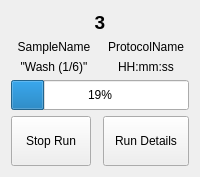
          <widget class="QWidget" name="S3Page1">
           <layout class="QGridLayout" name="gridLayout_26">
            <item row="0" column="0" colspan="2">
             <widget class="QLabel" name="casN_31">
              <property name="sizePolicy">
               <sizepolicy hsizetype="MinimumExpanding" vsizetype="Fixed">
                <horstretch>0</horstretch>
                <verstretch>0</verstretch>
               </sizepolicy>
              </property>
              <property name="font">
               <font>
                <pointsize>14</pointsize>
                <weight>75</weight>
                <bold>true</bold>
               </font>
              </property>
              <property name="text">
               <string>3</string>
              </property>
              <property name="alignment">
               <set>Qt::AlignCenter</set>
              </property>
             </widget>
            </item>
            <item row="1" column="0">
             <widget class="QLabel" name="sampName_3">
              <property name="sizePolicy">
               <sizepolicy hsizetype="MinimumExpanding" vsizetype="Fixed">
                <horstretch>0</horstretch>
                <verstretch>0</verstretch>
               </sizepolicy>
              </property>
              <property name="text">
               <string>SampleName</string>
              </property>
              <property name="alignment">
               <set>Qt::AlignCenter</set>
              </property>
             </widget>
            </item>
            <item row="1" column="1">
             <widget class="QLabel" name="protName_3">
              <property name="sizePolicy">
               <sizepolicy hsizetype="MinimumExpanding" vsizetype="Fixed">
                <horstretch>0</horstretch>
                <verstretch>0</verstretch>
               </sizepolicy>
              </property>
              <property name="text">
               <string>ProtocolName</string>
              </property>
              <property name="alignment">
               <set>Qt::AlignCenter</set>
              </property>
             </widget>
            </item>
            <item row="3" column="0">
             <widget class="QLabel" name="stepLab_3">
              <property name="sizePolicy">
               <sizepolicy hsizetype="MinimumExpanding" vsizetype="Fixed">
                <horstretch>0</horstretch>
                <verstretch>0</verstretch>
               </sizepolicy>
              </property>
              <property name="text">
               <string>&quot;Wash (1/6)&quot;</string>
              </property>
              <property name="alignment">
               <set>Qt::AlignCenter</set>
              </property>
             </widget>
            </item>
            <item row="3" column="1">
             <widget class="QLabel" name="time_3">
              <property name="sizePolicy">
               <sizepolicy hsizetype="MinimumExpanding" vsizetype="Fixed">
                <horstretch>0</horstretch>
                <verstretch>0</verstretch>
               </sizepolicy>
              </property>
              <property name="text">
               <string>HH:mm:ss</string>
              </property>
              <property name="alignment">
               <set>Qt::AlignCenter</set>
              </property>
             </widget>
            </item>
            <item row="4" column="0" colspan="2">
             <widget class="QProgressBar" name="progressBar_3">
              <property name="enabled">
               <bool>true</bool>
              </property>
              <property name="sizePolicy">
               <sizepolicy hsizetype="MinimumExpanding" vsizetype="Fixed">
                <horstretch>0</horstretch>
                <verstretch>0</verstretch>
               </sizepolicy>
              </property>
              <property name="minimumSize">
               <size>
                <width>0</width>
                <height>30</height>
               </size>
              </property>
              <property name="value">
               <number>19</number>
              </property>
              <property name="textVisible">
               <bool>true</bool>
              </property>
              <property name="format">
               <string>%p%</string>
              </property>
             </widget>
            </item>
            <item row="5" column="0">
             <widget class="QPushButton" name="stopB_3">
              <property name="sizePolicy">
               <sizepolicy hsizetype="Fixed" vsizetype="Fixed">
                <horstretch>0</horstretch>
                <verstretch>0</verstretch>
               </sizepolicy>
              </property>
              <property name="minimumSize">
               <size>
                <width>50</width>
                <height>50</height>
               </size>
              </property>
              <property name="text">
               <string>Stop Run</string>
              </property>
             </widget>
            </item>
            <item row="5" column="1">
             <widget class="QPushButton" name="runDetB_3">
              <property name="sizePolicy">
               <sizepolicy hsizetype="MinimumExpanding" vsizetype="Fixed">
                <horstretch>0</horstretch>
                <verstretch>0</verstretch>
               </sizepolicy>
              </property>
              <property name="minimumSize">
               <size>
                <width>0</width>
                <height>50</height>
               </size>
              </property>
              <property name="text">
               <string>Run Details</string>
              </property>
              <property name="autoDefault">
               <bool>false</bool>
              </property>
              <property name="default">
               <bool>false</bool>
              </property>
              <property name="flat">
               <bool>false</bool>
              </property>
             </widget>
            </item>
           </layout>
          </widget>
